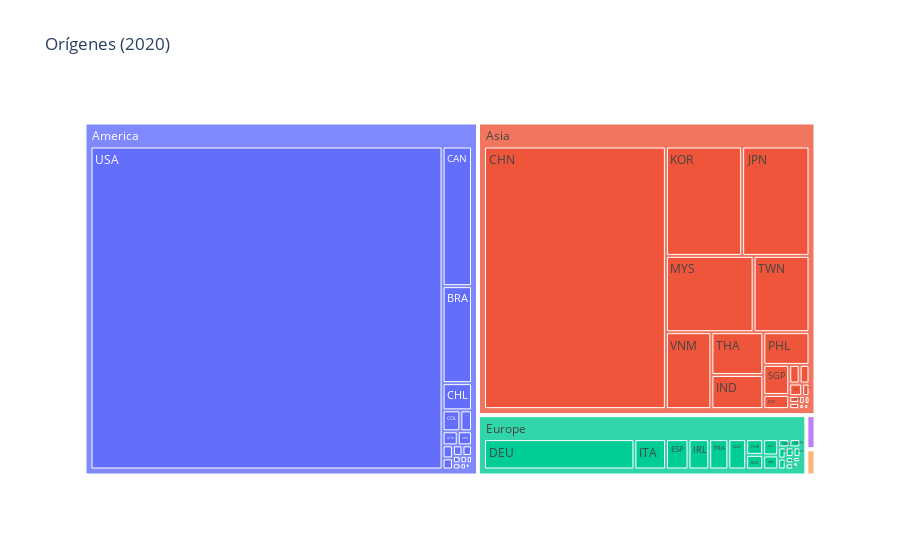

The cell this chart's notebook holds for it:
### Markdown cell above
## ¿De dónde se importaron esos productos ?

### Code cell
c = Data('world_trade_',reporting_country='484',year=[2020],imp_exp=1)
df = c.read_data()
c.grafica_destino_origen(df[0],periodo=c.year,imp_exp=c.imp_exp)

### Figure 1 — Plotly figure (JSON) as saved in the notebook; plotly's stock layout.template omitted (floating-point values rounded to 4 significant figures)
{"data": [{"branchvalues": "total", "domain": {"x": [0, 1], "y": [0, 1]}, "hovertemplate": "labels=%{label}<br>tradevalue=%{value}<br>parent=%{parent}<br>id=%{id}<extra></extra>", "ids": ["Asia/ARE", "America/ARG", "Oceania/AUS", "Europe/AUT", "Europe/BEL", "Asia/BGD", "Europe/BGR", "Asia/BHR", "America/BOL", "America/BRA", "America/CAN", "Europe/CHE", "America/CHL", "Asia/CHN", "America/COL", "America/CRI", "Europe/CZE", "Europe/DEU", "Europe/DNK", "America/DOM", "Africa/DZA", "America/ECU", "Africa/EGY", "Europe/ESP", "Europe/EUo", "Europe/FIN", "Oceania/FJI", "Europe/FRA", "Africa/GAB", "Europe/GBR", "Europe/GRC", "America/GTM", "America/GUY", "Asia/HKG", "America/HND", "Europe/HRV", "America/HTI", "Europe/HUN", "Asia/IDN", "Asia/IND", "Europe/IRL", "Asia/ISR", "Europe/ITA", "Asia/JOR", "Asia/JPN", "Asia/KAZ", "Asia/KHM", "Asia/KOR", "Asia/LKA", "Europe/LTU", "Europe/LUX", "Africa/MAR", "Asia/MMR", "Africa/MOZ", "Asia/MYS", "Africa/NGA", "America/NIC", "Europe/NLD", "Europe/NOR", "Oceania/NZL", "Asia/OMN", "Asia/PAK", "America/PAN", "America/PER", "Asia/PHL", "Europe/POL", "Europe/PRT", "America/PRY", "Europe/ROU", "Europe/RUS", "Africa/SDN", "Asia/SGP", "America/SLV", "Europe/SVK", "Europe/SVN", "Europe/SWE", "Asia/THA", "America/TTO", "Asia/TUR", "Asia/TWN", "Africa/TZA", "Europe/UKR", "America/URY", "America/USA", "Asia/VNM", "Africa/ZAF", "Africa/ZWE", "Africa", "America", "Asia", "Europe", "Oceania"], "labels": ["ARE", "ARG", "AUS", "AUT", "BEL", "BGD", "BGR", "BHR", "BOL", "BRA", "CAN", "CHE", "CHL", "CHN", "COL", "CRI", "CZE", "DEU", "DNK", "DOM", "DZA", "ECU", "EGY", "ESP", "EUo", "FIN", "FJI", "FRA", "GAB", "GBR", "GRC", "GTM", "GUY", "HKG", "HND", "HRV", "HTI", "HUN", "IDN", "IND", "IRL", "ISR", "ITA", "JOR", "JPN", "KAZ", "KHM", "KOR", "LKA", "LTU", "LUX", "MAR", "MMR", "MOZ", "MYS", "NGA", "NIC", "NLD", "NOR", "NZL", "OMN", "PAK", "PAN", "PER", "PHL", "POL", "PRT", "PRY", "ROU", "RUS", "SDN", "SGP", "SLV", "SVK", "SVN", "SWE", "THA", "TTO", "TUR", "TWN", "TZA", "UKR", "URY", "USA", "VNM", "ZAF", "ZWE", "Africa", "America", "Asia", "Europe", "Oceania"], "name": "", "parents": ["Asia", "America", "Oceania", "Europe", "Europe", "Asia", "Europe", "Asia", "America", "America", "America", "Europe", "America", "Asia", "America", "America", "Europe", "Europe", "Europe", "America", "Africa", "America", "Africa", "Europe", "Europe", "Europe", "Oceania", "Europe", "Africa", "Europe", "Europe", "America", "America", "Asia", "America", "Europe", "America", "Europe", "Asia", "Asia", "Europe", "Asia", "Europe", "Asia", "Asia", "Asia", "Asia", "Asia", "Asia", "Europe", "Europe", "Africa", "Asia", "Africa", "Asia", "Africa", "America", "Europe", "Europe", "Oceania", "Asia", "Asia", "America", "America", "Asia", "Europe", "Europe", "America", "Europe", "Europe", "Africa", "Asia", "America", "Europe", "Europe", "Europe", "Asia", "America", "Asia", "Asia", "Africa", "Europe", "America", "America", "Asia", "Africa", "Africa", "", "", "", "", ""], "type": "treemap", "values": [255.3, 271.2, 56.65, 608.3, 206.2, 269.0, 3.77, 53.77, 4.83, 3862.0, 5560.0, 663.4, 1083.0, 66190.0, 503.4, 136.6, 118.4, 11310.0, 188.0, 52.04, 31.72, 63.86, 1.02, 1690.0, 14.56, 163.7, 1.64, 1438.0, 10.61, 522.7, 54.09, 288.8, 5.5, 1.12, 183.2, 0.53, 23.2, 225.4, 509.2, 2458.0, 1559.0, 85.13, 2376.0, 6.91, 10210.0, 0.61, 95.34, 11560.0, 126.4, 0.53, 6.15, 50.06, 34.81, 4.89, 9279.0, 3.43, 63.23, 1338.0, 114.9, 229.1, 29.12, 62.22, 16.74, 329.2, 2092.0, 200.5, 91.33, 46.2, 20.27, 615.3, 0.34, 1078.0, 74.88, 1.24, 0.25, 228.9, 3079.0, 136.0, 221.4, 5911.0, 0.08, 28.24, 155.8, 153800.0, 4850.0, 270.6, 0.29, 373.1, 166600.0, 118500.0, 23790.0, 287.4]}], "layout": {"legend": {"tracegroupgap": 0}, "title": {"text": "Orígenes (2020)"}}}
